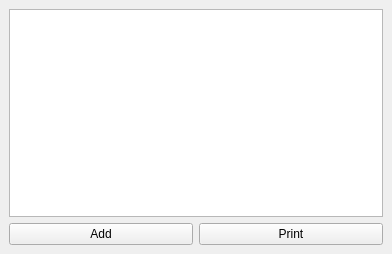
<?xml version="1.0" encoding="UTF-8"?>
<ui version="4.0">
 <class>MainWindow</class>
 <widget class="QMainWindow" name="MainWindow">
  <property name="geometry">
   <rect>
    <x>0</x>
    <y>0</y>
    <width>392</width>
    <height>254</height>
   </rect>
  </property>
  <property name="windowTitle">
   <string>MainWindow</string>
  </property>
  <widget class="QWidget" name="centralwidget">
   <layout class="QVBoxLayout" name="verticalLayout">
    <item>
     <widget class="QListWidget" name="listWidget">
      <property name="selectionMode">
       <enum>QAbstractItemView::ExtendedSelection</enum>
      </property>
     </widget>
    </item>
    <item>
     <layout class="QHBoxLayout" name="horizontalLayout">
      <item>
       <widget class="QPushButton" name="pushButton">
        <property name="text">
         <string>Add</string>
        </property>
       </widget>
      </item>
      <item>
       <widget class="QPushButton" name="pushButton_2">
        <property name="text">
         <string>Print</string>
        </property>
       </widget>
      </item>
     </layout>
    </item>
   </layout>
  </widget>
 </widget>
 <resources/>
 <connections/>
</ui>
